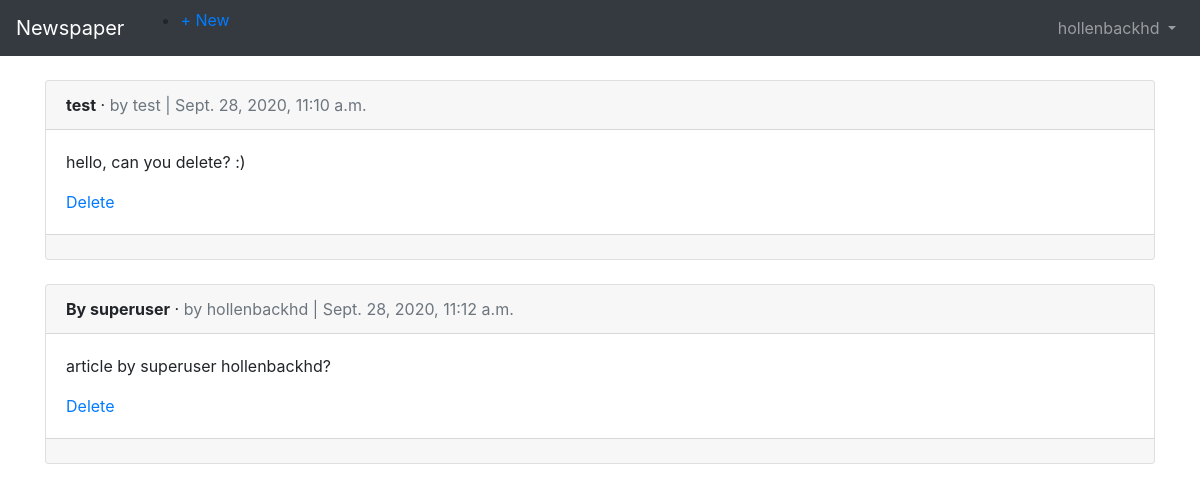
The page /articles/ (signed in) on the database as committed earlier.
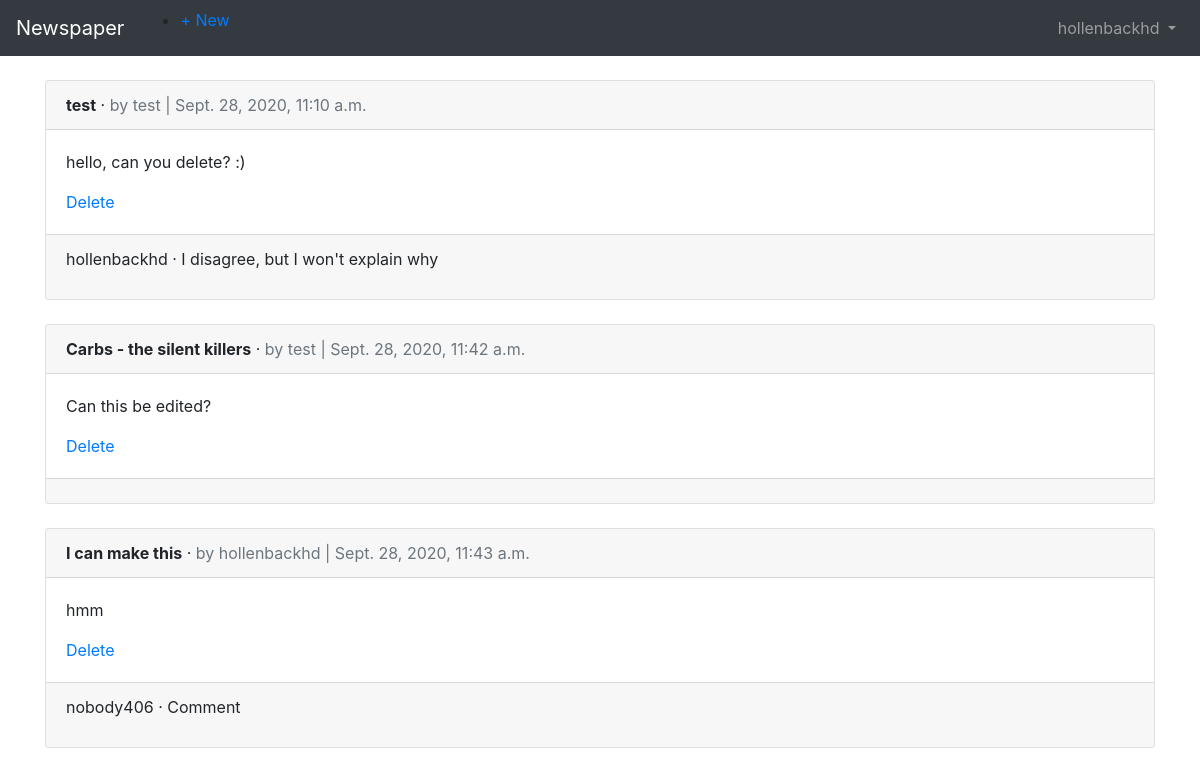
The same page on the database as committed later.
### users/models.py (models this page shows)
class CustomUser(AbstractUser):
    age = models.PositiveIntegerField(null=True, blank=True)

### articles/models.py (models this page shows, shortened)
class Article(models.Model):
    title = models.CharField(max_length=255)
    body = models.TextField()
    date = models.DateTimeField(auto_now_add=True)
    author = models.ForeignKey(
        get_user_model(),
        on_delete=models.CASCADE,
        )

class Comment(models.Model):
    article = models.ForeignKey(
        Article,
        on_delete=models.CASCADE,
        related_name='comments',
    )
    comment = models.CharField(max_length=140)
    author = models.ForeignKey(
        get_user_model(),
        on_delete=models.CASCADE,
        )
    def __str__(self):
        return self.comment

### articles/views.py (the view)
# urls.py: path('', ArticleListView.as_view(), name='article_list'),
class ArticleListView(LoginRequiredMixin, ListView):
    model = Article
    template_name = 'article_list.html'
    login_url = 'login'

### templates/article_list.html (shortened to what this page needs)
{% extends 'base.html' %}
{% block content %}
{% for article in object_list %}
<div class="card">
<div class="card-header">
<span class="font-weight-bold">{{ article.title }}</span> &middot;
<span class="text-muted">by {{ article.author }} |
{{ article.date }}</span>
</div>
<div class="card-body">
<p>{{ article.body }}</p>
<a href="{% url 'article_edit' article.pk %}>Edit</a> |
<a href="{% url 'article_delete' article.pk %}">Delete</a>
</div>
<div class="card-footer">
{% for comment in article.comments.all %}
<p>
<span class="ont-weight-bold">{{ comment.author }} &middot;</span>
{{ comment }}
</p>
{% endfor %}
</div>
</div>
<br />
{% endfor %}
{% endblock content %}

### templates/base.html (shortened to what this page needs)
<!doctype html>
<html lang="en">
  <head>
    <link rel="stylesheet"
    href="https://stackpath.bootstrapcdn.com/bootstrap/4.1.3/css/bootstrap.min.css"
>
  </head>
  <body>
    <nav class="navbar navbar-expand-md navbar-dark bg-dark mb-4">
      <a class="navbar-brand" href="{% url 'home' %}">Newspaper</a>
	{% if user.is_authenticated %}
<ul class="navbar-nac mr-auto">
<li class="nav-item"><a href="{% url 'article_new' %}">+ New</a></li>
</ul>
{% endif %}
    <div class="collapse navbar-collapse" id="navbarCollapse">
      {% if user.is_authenticated %}
        <ul class="navbar-nav ml-auto">
          <li class="nav-item">
            <a class="nav-link dropdown-toggle" href="#" id="userMenu"
              data-toggle="dropdown" aria-haspopup="true"
              aria-expanded="false">
              {{ user.username }}
            </a>
          </li>
        </ul>
      {% endif %}
    </div>
  </nav>
  <div class="container">
    {% block content %}
    {% endblock content %}
  </div>
  </body>
</html>

Rows that differ between the two databases and show on the page:
removed Article: title "By superuser", author "hollenbackhd", date "Sept. 28, 2020, 11:12 a.m.", body "article by superuser hollenbackhd?"
added Comment: author "hollenbackhd", comment "I disagree, but I won't explain why", shown under Article "Sept. 28, 2020, 11:10 a.m."
added Article: title "Carbs - the silent killers", author "test", date "Sept. 28, 2020, 11:42 a.m.", body "Can this be edited?"
added Article: title "I can make this", author "hollenbackhd", date "Sept. 28, 2020, 11:43 a.m.", body "hmm"
added Comment: author "nobody406", comment "Comment", shown under "I can make this"
